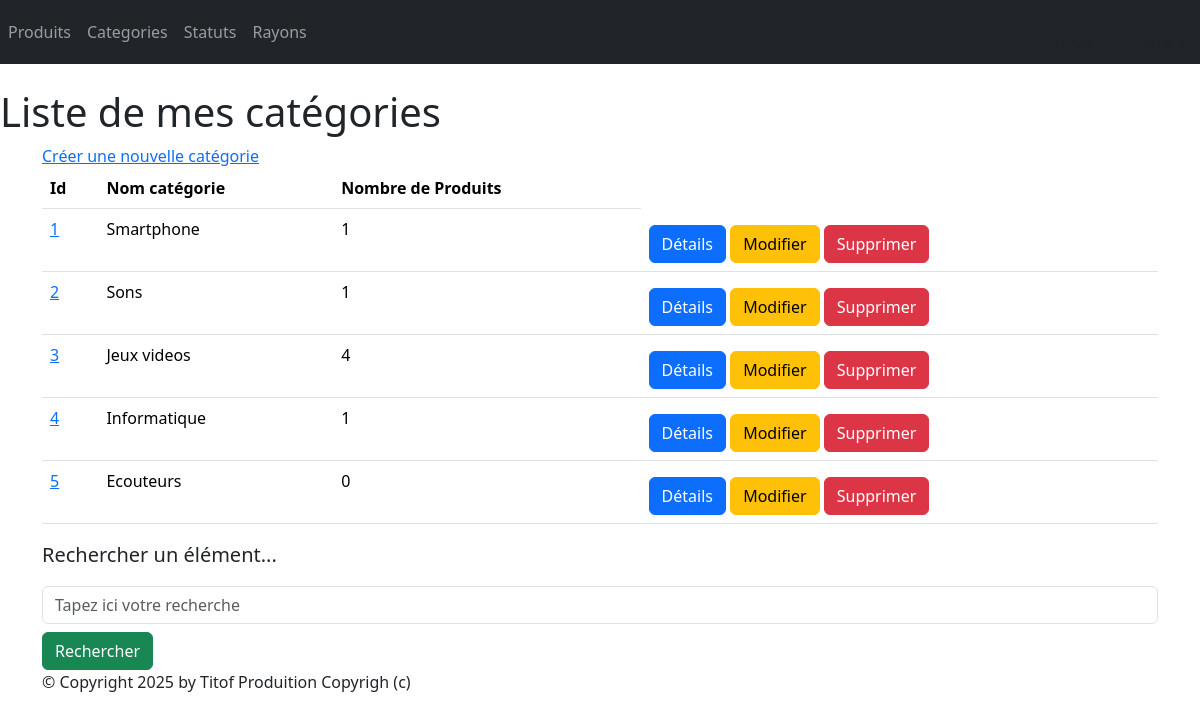
The app's page /monApp/categories/ with its own data.
### monApp/models.py (models this page shows, shortened)
class Categorie(models.Model):
    idCat = models.AutoField(primary_key=True)
    nomCat = models.CharField(max_length=100)

### monApp/views.py (the view)
# urls.py: path('categories/',views.CategorieListView.as_view(), name='lst_cats'),
class CategorieListView(ListView):
    model = Categorie
    template_name = "monApp/list_categories.html"
    context_object_name = "cats"
    def get_queryset(self):
        query = self.request.GET.get('search')
        if query:
            return Categorie.objects.filter(nomCat__icontains=query).annotate(nb_produits=Count('produits_categorie'))
        return Categorie.objects.annotate(nb_produits=Count('produits_categorie'))
    def get_context_data(self, **kwargs):
        context = super(CategorieListView, self).get_context_data(**kwargs)
        context['titremenu'] = "Liste de mes catégories"
        return context

### monApp/templates/monApp/list_categories.html
{% extends 'monApp/base.html' %}
{% block menu %}
    <h1>{{titremenu}}</h1>
{% endblock %}
{% block contenu %}
    <a href="{% url 'crt-cat' %}">Créer une nouvelle catégorie</a>
    <table class="table">
        <thead>
            <th>Id</th>
            <th>Nom catégorie</th>
            <th>Nombre de Produits</th>
        </thead>
        <tbody>
            {% for cat in cats %}
            <tr>
                <td><a href="{% url 'dtl_cat' cat.idCat %}">{{ cat.idCat }}</a></td>
                <td> {{cat.nomCat}} </td>
                <td>{{ cat.nb_produits }} </td>
                <td>
                    <a href="{% url 'dtl_cat' cat.idCat %}" class="btn btn-primary mt-2">Détails</a>
                    <a href="{% url 'cat-chng' cat.idCat %}"class="btn btn-warning mt-2">Modifier</a>
                    <a href="{% url 'dlt_cat' cat.idCat %}"class="btn btn-danger mt-2">Supprimer</a>
                </td>
            </tr>
            {% endfor %}
        </tbody>
    </table>
    <p class="lead mb-3 ml-0">Rechercher un élément...</p>
    <form method="GET" action="">
        <input class="form-control" type="text" name="search" placeholder="Tapez ici votre recherche" value="{{ request.GET.search }}">
        <button type="submit" class="btn btn-success mt-2">Rechercher</button>
    </form>
{% endblock %}

### TutoDjango/static/styles.css (style rules this page uses)
h1 { color: red }

### records on screen
Categorie: idCat "1", nomCat "Smartphone", nb_produits "1"
Categorie: idCat "2", nomCat "Sons", nb_produits "1"
Categorie: idCat "3", nomCat "Jeux videos", nb_produits "4"
Categorie: idCat "4", nomCat "Informatique", nb_produits "1"
Categorie: idCat "5", nomCat "Ecouteurs", nb_produits "0"

### other values on screen
{{ titremenu }} "Liste de mes catégories"
